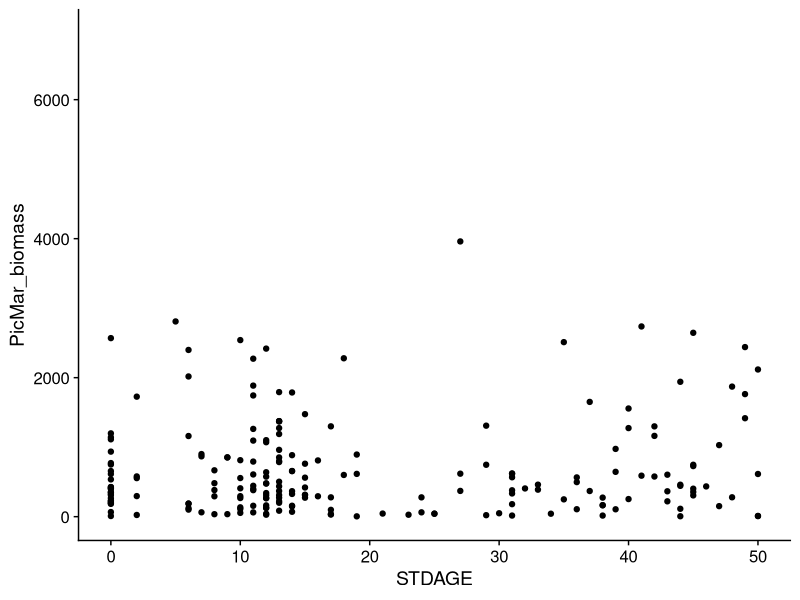
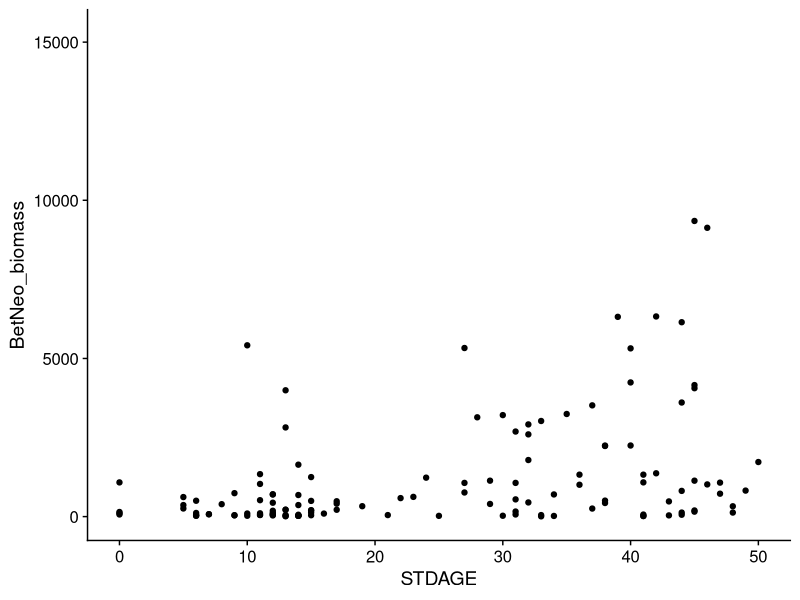

These figures' R source, in order:
# comparing FIA biomass estiates to my numbers

library(ggplot2)
library(cowplot); theme_set(theme_cowplot())
library(tidyverse)
library(here)
options(scipen = 999)

fia <- read.csv(here("data/FIA/FIA_Spp_Biomass_by_standage.csv"))

fia <- fia %>%
  select(!c(X, X.1))

fia %>%
  ggplot(aes(x = STDAGE, y = PicMar_biomass)) + geom_point() + xlim(c(0,50))

fia %>%
  ggplot(aes(x = STDAGE, y = BetNeo_biomass)) + geom_point()+ xlim(c(0,50))
